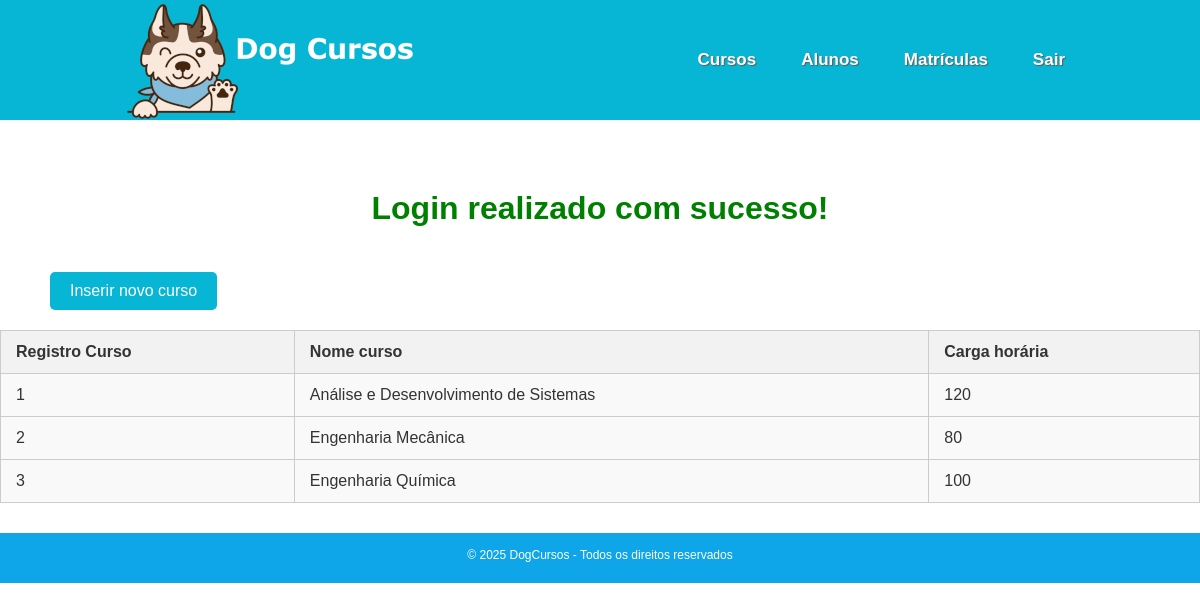
The app's page /cursos (signed in) with its own data.
### tables this page shows
CREATE TABLE `cursos` (
  `id` int(11) NOT NULL,
  `nome_curso` varchar(100) NOT NULL,
  `carga_horaria` int(11) NOT NULL
);

### src/controllers/cursos.controller.php (called while the page is built, shortened)
<?php
    if($acao == 'listar'){
        try
        {
            $cursos = CursoDAO::listAll();
        } catch (\Throwable $th)
        {
            setcookie('mensagem_erro', 'Erro ao listar cursos. Tente novamente mais tarde.', time() + 2, '/');
            $cursos = [];
        }
    }else if($acao == 'cadastrar'){
        $acao = 'inserir_curso';
    }else if($acao == 'gravar'){
        if($_SERVER['REQUEST_METHOD'] === 'POST'){
            $Curso = new Curso();
            $Curso->__set('nome_curso', $_POST['nome_curso']);
            $Curso->__set('carga_horaria', $_POST['carga_horaria']);
            $Curso->__set('id', $_SESSION['curso_id']);
            if($Curso->__get('nome_curso') != '' && $Curso->__get('carga_horaria') != 0){
                CursoDAO::save($Curso);
                setcookie('mensagem', 'Curso cadastrado com Sucesso!', time() + 2, '/');
            }else{
                setcookie('mensagem_erro', 'Erro ao cadastrar curso. Verifique os dados e tente novamente.', time() + 2, '/');
            }
        }
        header('Location: /cursos');
    }else if(str_contains($acao, 'deletar') && $_SESSION['role'] == 'admin'){
        if($_SERVER['REQUEST_METHOD'] === 'GET'){
            try {
                $curso = CursoDAO::findById($_GET['id']);
                if($curso){
                    if(MatriculaDAO::buscarMatriculaPorCurso($curso->__get('id')) != null){
                        throw new Exception('Não é possível deletar o curso pois ele possui matrículas vinculadas.');
                    }
                    CursoDAO::delete($_GET['id']);
                    setcookie('mensagem', 'Curso deletado com Sucesso!', time() + 2, '/');
                }
            } catch (\Throwable $th) {
                    setcookie('mensagem_erro', 'Erro: '. $th->getMessage(), time() + 2, '/');
            }
        }
        header('Location: /cursos');
    }else if($acao == 'modificar' && $_SESSION['role'] == 'admin'){
        if($_SERVER['REQUEST_METHOD'] === 'POST'){
            try {
                $curso = CursoDAO::findById($_POST['id']);
                if($curso){
                    $curso->__set('nome_curso', $_POST['nome_curso']);
                    $curso->__set('carga_horaria', $_POST['carga_horaria']);
                    CursoDAO::update($curso);
                    setcookie('mensagem', 'Curso modificado com Sucesso!', time() + 2, '/');
                }
            } catch (\Throwable $th) {
                setcookie('mensagem_erro', 'Curso inexistente!', time() + 2, '/');
            }
        }
        header('Location: /cursos');
    }else if(str_contains($acao, 'editar') && $_SESSION['role'] == 'admin'){
        if($_SERVER['REQUEST_METHOD'] === 'GET'){
            try {
                $Curso = CursoDAO::findById($_GET['id']);
                if($Curso){
                    $acao = 'editar_curso';
                }
            } catch (\Throwable $th) {
                setcookie('mensagem_erro', 'Curso inexistente ou já deletado!', time() + 2, '/');
            }
        }
    }else{
        $acao = '404';
    }
    require_once("views.php");

### src/models/dao/CursoDAO.php (called while the page is built, shortened)
<?php
class CursoDAO {
        public static function listAll(){
            $pdo = Connection::conectar();
            $stmt = $pdo->query("SELECT id, nome_curso, carga_horaria FROM cursos");
            $cursos = [];
            $result = $stmt->fetchAll(\PDO::FETCH_ASSOC);
           foreach($result as $row){
                $curso = new Curso();
                $curso->__set('id', $row['id']);
                $curso->__set('nome_curso', $row['nome_curso']);
                $curso->__set('carga_horaria', $row['carga_horaria']);
                $cursos[] = $curso;
            }
            return $cursos;
        }
    }

### src/models/Curso.php (called while the page is built, shortened)
<?php
    Class Curso{
        public function __get($atributo){
            return $this->$atributo;
        }
    }

### src/views/cursos.view.php (the view, shortened to what this page needs)
<?php
    if(isset($_COOKIE['mensagem'])){
        echo '<p class="sucess_login">' . htmlspecialchars($_COOKIE['mensagem']) . '</p>';
    }
?>
<div class="button_curso">
    <a href="/cursos/cadastrar">
        <button>Inserir novo curso</button>
    </a>
</div>
<table style="border: 1px solid #ccc; width: 100%">
    <tr>
        <th>Registro Curso</th>
        <th>Nome curso</th>
        <th>Carga horária</th>
    </tr>
    <?php
       foreach($cursos as $curso){
                echo '<tr><td>'.$curso->id.'</td>';
                echo '<td>'.$curso->nome_curso.'</td>';
                echo '<td>'.$curso->carga_horaria.'</td>';
                echo '<tr>';
            }
    ?>
</table>

### css/style.css (style rules this page uses)
* { margin: 0; padding: 0; box-sizing: border-box; }
html { -webkit-text-size-adjust: 100%; text-size-adjust: 100%; height: 100%; }
.button_aluno, .button_curso { margin-top: 15px; margin-left: 50px; }
.button_aluno button, .button_curso button { background-color: #06B6D4; color: white; border: none; padding: 10px 20px; border-radius: 5px; cursor: pointer; font-size: 16px; margin-bottom: 20px; }
table { width: 100%; border-collapse: collapse; font-family: Arial, sans-serif; margin-bottom: 30px; }
th, td { padding: 12px 15px; border: 1px solid #ccc; text-align: left; }
th { background-color: #f2f2f2; color: #333; font-weight: bold; }
tr:nth-child(even) { background-color: #f9f9f9; }
td:first-child { font-weight: 500; }
.sucess_login { color: green; font-size: xx-large; font-weight: bold; text-align: center; margin-bottom: 30px; margin-top: 70px; }

### records on screen
cursos: id "1", nome_curso "Análise e Desenvolvimento de Sistemas", carga_horaria "120"
cursos: id "2", nome_curso "Engenharia Mecânica", carga_horaria "80"
cursos: id "3", nome_curso "Engenharia Química", carga_horaria "100"

### other values on screen
$_COOKIE['mensagem'] "Login realizado com sucesso!"
